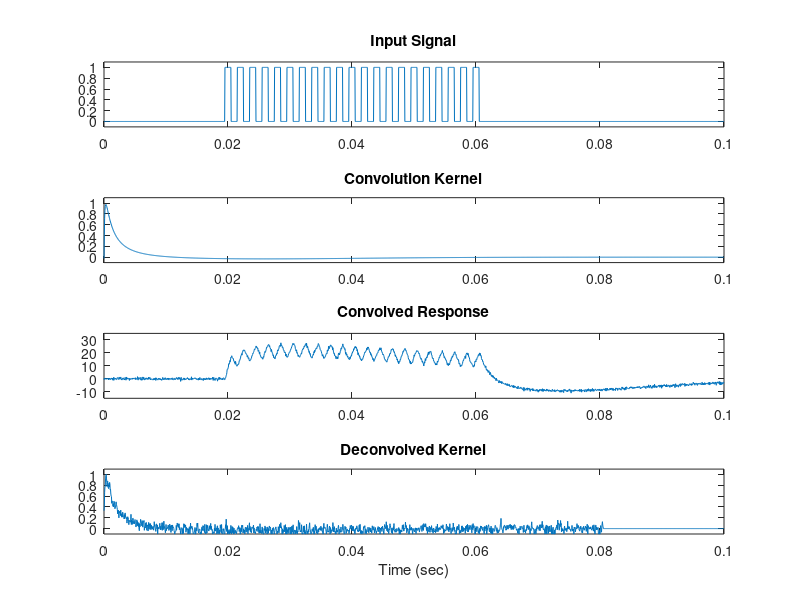

Here is the MATLAB script that generated this plot:
% Julien Azimzadeh - April 2015

% This code generates an input signal and a convolution kernel. It then
% convolves the two and plots the resulting response.
% Finally it deconvolves the input signal and the convolved response to
% obtain the convolution kernel. The deconvolution is done by least squares
% deconvolution, using the approach found here: http://eeweb.poly.edu/iselesni/lecture_notes/least_squares/LeastSquares_SPdemos/deconvolution/html/deconv_demo.html

%% Case 1: Single input pulse, no noise
clear; clf; 

% Settings:
lam = 1;                            % Regularization parameter  
beginning = 0.02;                   % Delay before step
step_duration = 0.01;               % Duration of step
theta = 1;                          % Set theta                           
Fs = 20000;                         % Sampling frequency
duration = 0.1;                     % 0.1 seconds
points = Fs * duration;             % Number of points
period = 1/Fs;                      % Period between points
t = linspace(0,duration,points);    % Time vector
endpoint = beginning + step_duration;    % End time of step

% Input Pulse:
input_pulse = zeros(1,length(t));
input_pulse(beginning*Fs : endpoint*Fs) = 1;
input_pulse = input_pulse';

% Kernel:
kernel = exp( (-(log(t./0.0005)).^2) / ((2*theta).^2));     % Define kernel

% Convolution:
%conv_response = conv(input_pulse,kernel)./sum(kernel);
conv_response = conv(input_pulse,kernel);
conv_response = conv_response(1:points);
conv_response = conv_response';

% Plots:
subplot(4,1,1)
plot(t,input_pulse)
axis([0 0.1 -0.1 1.1])
title('Input Signal')
subplot(4,1,2)
plot(t,kernel)
axis([0 0.1 -0.1 1.1])
title('Convolution Kernel')
subplot(4,1,3)
plot(t,conv_response)
axis([0 0.1 -10 80])
title('Convolved Response')

% Deconvolution
H = convmtx(input_pulse,points);
H = H(1:points,:);
g = ((H'*H + lam*eye(points)))\(H'*conv_response);      % deconvolution
subplot(4,1,4)
plot(t,g)
axis([0 0.1 -0.1 1.1])
title('Deconvolved Kernel')
xlabel('Time (sec)')

%% Case 2: Convolution with a pulse train, no noise
clf
lam = 1;                            % Regularization parameter    
theta = 1;                          % Set theta
Fs = 20000;                         % Sampling frequency
duration = 0.1;                     % 0.1 seconds
points = Fs * duration;             % Number of points
period = 1/Fs;                      % Period between points
t = linspace(0,duration,points);    % Time vector

% Generate input pulse train:
d = 0.02 : 0.003 : duration-0.02;   % Vector of times for each pulse 
input_pulse = pulstran(t,d,'rectpuls',0.002); % 4th parameter sets pulses' widths
input_pulse = input_pulse';

% Generate kernel:
kernel = exp( (-(log(t./0.0005)).^2) / ((2*theta).^2));
% kernel = (1./(t.*theta*sqrt(2*pi))) .* exp(-((log(t)-mu).^2)/(2.*mu.^2));
% kk = exp(-((log(t)-mu).^2)/(2.*mu.^2));

% Convolve input pulse train and kernel:
%conv_response = conv(input_pulse,kernel)./sum(kernel);
conv_response = conv(input_pulse,kernel);
conv_response = conv_response(1:points);
conv_response = conv_response';

% Plots:
subplot(4,1,1)
plot(t,input_pulse)
axis([0 0.1 -0.1 1.1])
title('Input Signal')
subplot(4,1,2)
plot(t,kernel)
axis([0 0.1 -0.1 1.1])
title('Convolution Kernel')
subplot(4,1,3)
plot(t,conv_response)
axis([0 0.1 -10 80])
title('Convolved Response')

% Deconvolution
H = convmtx(input_pulse,points);
H = H(1:points,:);
g = ((H'*H + lam*eye(points)))\(H'*conv_response);      % deconvolution
subplot(4,1,4)
plot(t,g)
axis([0 0.1 -0.1 1.1])
title('Deconvolved Kernel')
xlabel('Time (sec)')

%% Case 3: Single input pulse, with noise
clear; clf; 

% Settings:
lam = 100;                            % Regularization parameter  
beginning = 0.02;                   % Delay before step
step_duration = 0.01;               % Duration of step
theta = 1;                          % Set theta                           
Fs = 20000;                         % Sampling frequency
duration = 0.1;                     % 0.1 seconds
points = Fs * duration;             % Number of points
period = 1/Fs;                      % Period between points
t = linspace(0,duration,points);    % Time vector
endpoint = beginning + step_duration;    % End time of step

% Input Pulse:
input_pulse = zeros(1,length(t));
input_pulse(beginning*Fs : endpoint*Fs) = 1;
input_pulse = input_pulse';

% Kernel:
kernel = exp( (-(log(t./0.0005)).^2) / ((2*theta).^2));     % Define kernel

% Convolution:
%conv_response = conv(input_pulse,kernel)./sum(kernel);
conv_response = conv(input_pulse,kernel);
conv_response = conv_response(1:points);
randn('state', 0);                      % reset noise for reproducability
conv_response = conv_response' + 0.6*randn(points,1);


% Plots:
subplot(4,1,1)
plot(t,input_pulse)
axis([0 0.1 -0.1 1.1])
title('Input Signal')
subplot(4,1,2)
plot(t,kernel)
axis([0 0.1 -0.1 1.1])
title('Convolution Kernel')
subplot(4,1,3)
plot(t,conv_response)
axis([0 0.1 -10 80])
title('Convolved Response w/noise')

% Deconvolution
H = convmtx(input_pulse,points);
H = H(1:points,:);
g = ((H'*H + lam*eye(points)))\(H'*conv_response);      % deconvolution
subplot(4,1,4)
plot(t,g)
axis([0 0.1 -0.1 1.1])
title('Deconvolved Kernel')
xlabel('Time (sec)')

%% Case 4: Convolution with a pulse train, with noise
clf
lam = 1;                            % Regularization parameter    
theta = 1;                          % Set theta
Fs = 20000;                         % Sampling frequency
duration = 0.1;                     % 0.1 seconds
points = Fs * duration;             % Number of points
period = 1/Fs;                      % Period between points
t = linspace(0,duration,points);    % Time vector

% Generate input pulse train:
d = 0.02 : 0.003 : duration-0.02;   % Vector of times for each pulse 
input_pulse = pulstran(t,d,'rectpuls',0.002); % 4th parameter sets pulses' widths
input_pulse = input_pulse';

% Generate kernel:
kernel = exp( (-(log(t./0.0005)).^2) / ((2*theta).^2));
% kernel = (1./(t.*theta*sqrt(2*pi))) .* exp(-((log(t)-mu).^2)/(2.*mu.^2));
% kk = exp(-((log(t)-mu).^2)/(2.*mu.^2));

% Convolve input pulse train and kernel:
%conv_response = conv(input_pulse,kernel)./sum(kernel);
conv_response = conv(input_pulse,kernel);
conv_response = conv_response(1:points);
randn('state', 0);                      % reset noise for reproducability
conv_response = conv_response' + 0.6*randn(points,1);

% Plots:
subplot(4,1,1)
plot(t,input_pulse)
axis([0 0.1 -0.1 1.1])
title('Input Signal')
subplot(4,1,2)
plot(t,kernel)
axis([0 0.1 -0.1 1.1])
title('Convolution Kernel')
subplot(4,1,3)
plot(t,conv_response)
axis([0 0.1 -10 80])
title('Convolved Response')

% Deconvolution
H = convmtx(input_pulse,points);
H = H(1:points,:);
g = ((H'*H + lam*eye(points)))\(H'*conv_response);      % deconvolution
subplot(4,1,4)
plot(t,g)
axis([0 0.1 -0.1 1.1])
title('Deconvolved Kernel')
xlabel('Time (sec)')

%% Case 5: Single input pulse, new kernel
clear; clf; 

% Settings:
lam = 1;                            % Regularization parameter  
beginning = 0.02;                   % Delay before step
step_duration = 0.01;               % Duration of step
theta = 1;                          % Set theta                           
Fs = 20000;                         % Sampling frequency
duration = 0.1;                     % 0.1 seconds
points = Fs * duration;             % Number of points
period = 1/Fs;                      % Period between points
t = linspace(0,duration,points);    % Time vector
endpoint = beginning + step_duration;    % End time of step

% Input Pulse:
input_pulse = zeros(1,length(t));
input_pulse(beginning*Fs : endpoint*Fs) = 1;
input_pulse = input_pulse';

% Kernel:
%kernel = exp( (-(log(t./0.0005)).^2) / ((2*theta).^2));     % Define kernel
gau = 0.04*exp(-((t-0.02).^2)/(2*0.01^2));
kernel = (exp( (-(log(t./0.0003)).^2) / ((2*theta).^2))) - gau; 

% Convolution:
%conv_response = conv(input_pulse,kernel)./sum(kernel);
conv_response = conv(input_pulse,kernel);
conv_response = conv_response(1:points);
conv_response = conv_response';

% Plots:
subplot(4,1,1)
plot(t,input_pulse)
axis([0 0.1 -0.1 1.1])
title('Input Signal')
subplot(4,1,2)
plot(t,kernel)
axis([0 0.1 -0.2 1.1])
title('Convolution Kernel')
subplot(4,1,3)
plot(t,conv_response)
axis([0 0.1 -10 40])
title('Convolved Response')

% Deconvolution
H = convmtx(input_pulse,points);
H = H(1:points,:);
g = ((H'*H + lam*eye(points)))\(H'*conv_response);      % deconvolution
subplot(4,1,4)
plot(t,g)
axis([0 0.1 -0.1 1.1])
title('Deconvolved Kernel')
xlabel('Time (sec)')

%% Case 6: Convolution with a pulse train, with noise, with kernel that goes negative
clf
lam = 10;                            % Regularization parameter    
theta = 1;                          % Set theta
Fs = 20000;                         % Sampling frequency
duration = 0.1;                     % 0.1 seconds
points = Fs * duration;             % Number of points
period = 1/Fs;                      % Period between points
t = linspace(0,duration,points);    % Time vector

% Generate input pulse train:
d = 0.02 : 0.002 : duration-0.04;   % Vector of times for each pulse 
input_pulse = pulstran(t,d,'rectpuls',0.001); % 4th parameter sets pulses' widths
input_pulse = input_pulse';

% Generate kernel:
%kernel = exp( (-(log(t./0.0005)).^2) / ((2*theta).^2));
gau = 0.04*exp(-((t-0.02).^2)/(2*0.02^2));                  % Generate a gaussian to subtract from the kernel
kernel = (exp( (-(log(t./0.0003)).^2) / ((2*theta).^2))) - gau; 
% kernel = (1./(t.*theta*sqrt(2*pi))) .* exp(-((log(t)-mu).^2)/(2.*mu.^2));
% kk = exp(-((log(t)-mu).^2)/(2.*mu.^2));

% Convolve input pulse train and kernel:
%conv_response = conv(input_pulse,kernel)./sum(kernel);
conv_response = conv(input_pulse,kernel);
conv_response = conv_response(1:points);
randn('state', 0);                      % reset noise for reproducability
conv_response = conv_response' + 0.6*randn(points,1);

% Plots:
subplot(4,1,1)
plot(t,input_pulse)
axis([0 0.1 -0.1 1.1])
title('Input Signal')
subplot(4,1,2)
plot(t,kernel)
axis([0 0.1 -0.1 1.1])
title('Convolution Kernel')
subplot(4,1,3)
plot(t,conv_response)
axis([0 0.1 -15 35])
title('Convolved Response')

% Deconvolution
H = convmtx(input_pulse,points);
H = H(1:points,:);
g = ((H'*H + lam*eye(points)))\(H'*conv_response);      % deconvolution
subplot(4,1,4)
plot(t,g)
axis([0 0.1 -0.1 1.1])
title('Deconvolved Kernel')
xlabel('Time (sec)')

